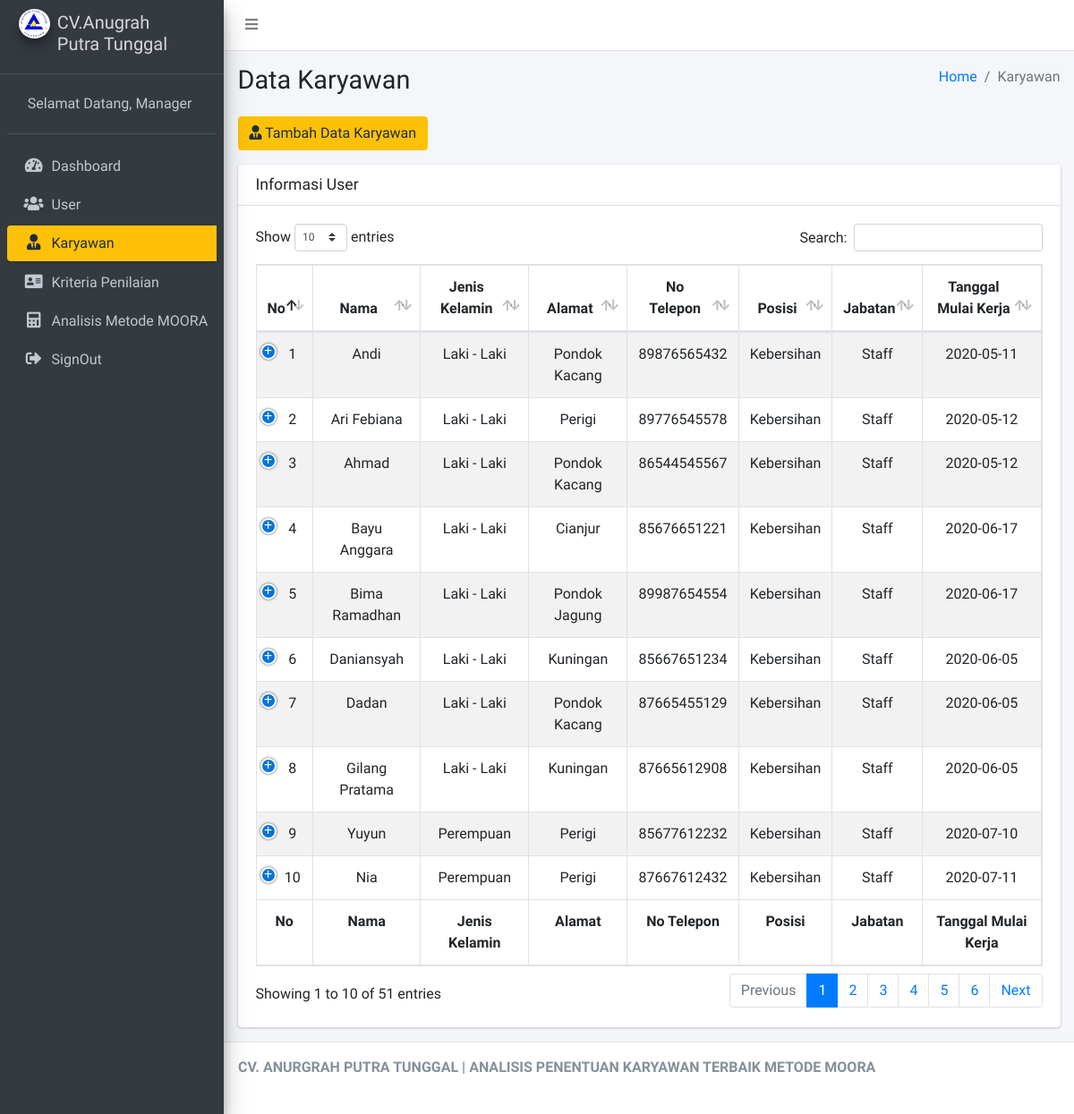
/Manager/cKaryawan (signed in), run on the app's committed database.
### tables this page shows
CREATE TABLE `tbl_karyawan` (
  `id_karyawan` int(11) NOT NULL,
  `nama_karyawan` varchar(125) NOT NULL,
  `jk_karyawan` varchar(125) NOT NULL,
  `alamat_karyawan` text NOT NULL,
  `no_hp_karyawan` varchar(125) NOT NULL,
  `divisi` varchar(125) NOT NULL,
  `jabatan` varchar(125) NOT NULL,
  `tgl_mulai` varchar(125) NOT NULL
);

### application/controllers/Manager/cKaryawan.php (called while the page is built, shortened)
<?php
class cKaryawan extends CI_Controller
{
	public function __construct()
	{
		$this->load->model('mKaryawan');
	}
	public function index()
	{
		$data = array(
			'karyawan' => $this->mKaryawan->select()
		);
		$this->load->view('Manager/Layout/head');
		$this->load->view('Manager/Layout/aside');
		$this->load->view('Manager/vKaryawan', $data);
		$this->load->view('Manager/Layout/footer');
	}
}

### index.php (called while the page is built, shortened)
<?php
require_once BASEPATH.'core/CodeIgniter.php';

### application/models/mKaryawan.php (called while the page is built, shortened)
<?php
class mKaryawan extends CI_Model
{
	public function select()
	{
		$this->db->select('*');
		$this->db->from('tbl_karyawan');
		return $this->db->get()->result();
	}
}

### application/views/Manager/vKaryawan.php (the view, shortened to what this page needs)
<div class="content-wrapper">
	<section class="content-header">
		<div class="container-fluid">
			<div class="row mb-2">
				<div class="col-sm-6">
					<h1>Data Karyawan</h1>
				</div>
				<div class="col-sm-6">
					<ol class="breadcrumb float-sm-right">
						<li class="breadcrumb-item"><a href="#">Home</a></li>
						<li class="breadcrumb-item active">Karyawan</li>
					</ol>
				</div>
			</div>
		</div>
	</section>
	<section class="content">
		<div class="container-fluid">
			<div class="row">
				<div class="col-12  ">
					<button type="button" class="btn btn-warning mb-3" data-toggle="modal" data-target="#modal-default">
						<i class="fas fa-user-tie"></i> Tambah Data Karyawan
					</button>
					<div class="card">
						<div class="card-header">
							<h3 class="card-title">Informasi User</h3>
						</div>
						<div class="card-body">
							<table id="example1" class="table table-bordered table-striped">
								<thead>
									<tr>
										<th class="text-center">No</th>
										<th class="text-center">Nama</th>
										<th class="text-center">Jenis Kelamin</th>
										<th class="text-center">Alamat</th>
										<th class="text-center">No Telepon</th>
										<th class="text-center">Posisi</th>
										<th class="text-center">Jabatan</th>
										<th class="text-center">Tanggal Mulai Kerja</th>
									</tr>
								</thead>
								<tbody>
									<?php
									$no = 1;
									foreach ($karyawan as $key => $value) {
									?>
										<tr>
											<td class="text-center"><?= $no++ ?></td>
											<td class="text-center"><?= $value->nama_karyawan ?></td>
											<td class="text-center"><?= $value->jk_karyawan ?></td>
											<td class="text-center"><?= $value->alamat_karyawan ?></td>
											<td class="text-center"><?= $value->no_hp_karyawan ?></td>
											<td class="text-center"><?= $value->divisi ?></td>
											<td class="text-center"><?= $value->jabatan ?></td>
											<td class="text-center"><?= $value->tgl_mulai ?></td>
										</tr>
									<?php
									}
									?>
								</tbody>
								<tfoot>
									<tr>
										<th class="text-center">No</th>
										<th class="text-center">Nama</th>
										<th class="text-center">Jenis Kelamin</th>
										<th class="text-center">Alamat</th>
										<th class="text-center">No Telepon</th>
										<th class="text-center">Posisi</th>
										<th class="text-center">Jabatan</th>
										<th class="text-center">Tanggal Mulai Kerja</th>
									</tr>
								</tfoot>
							</table>
						</div>
					</div>
				</div>
			</div>
		</div>
	</section>
</div>

### data on the page
tbl_karyawan: nama_karyawan "Andi", jk_karyawan "Laki - Laki", alamat_karyawan "Pondok Kacang", no_hp_karyawan "89876565432", divisi "Kebersihan", jabatan "Staff", tgl_mulai "2020-05-11"
tbl_karyawan: nama_karyawan "Ari Febiana", jk_karyawan "Laki - Laki", alamat_karyawan "Perigi", no_hp_karyawan "89776545578", divisi "Kebersihan", jabatan "Staff", tgl_mulai "2020-05-12"
tbl_karyawan: nama_karyawan "Ahmad", jk_karyawan "Laki - Laki", alamat_karyawan "Pondok Kacang", no_hp_karyawan "86544545567", divisi "Kebersihan", jabatan "Staff", tgl_mulai "2020-05-12"
tbl_karyawan: nama_karyawan "Bayu Anggara", jk_karyawan "Laki - Laki", alamat_karyawan "Cianjur", no_hp_karyawan "85676651221", divisi "Kebersihan", jabatan "Staff", tgl_mulai "2020-06-17"
tbl_karyawan: nama_karyawan "Bima Ramadhan", jk_karyawan "Laki - Laki", alamat_karyawan "Pondok Jagung", no_hp_karyawan "89987654554", divisi "Kebersihan", jabatan "Staff", tgl_mulai "2020-06-17"
tbl_karyawan: nama_karyawan "Daniansyah", jk_karyawan "Laki - Laki", alamat_karyawan "Kuningan", no_hp_karyawan "85667651234", divisi "Kebersihan", jabatan "Staff", tgl_mulai "2020-06-05"
tbl_karyawan: nama_karyawan "Dadan", jk_karyawan "Laki - Laki", alamat_karyawan "Pondok Kacang", no_hp_karyawan "87665455129", divisi "Kebersihan", jabatan "Staff", tgl_mulai "2020-06-05"
tbl_karyawan: nama_karyawan "Gilang Pratama", jk_karyawan "Laki - Laki", alamat_karyawan "Kuningan", no_hp_karyawan "87665612908", divisi "Kebersihan", jabatan "Staff", tgl_mulai "2020-06-05"
tbl_karyawan: nama_karyawan "Yuyun", jk_karyawan "Perempuan", alamat_karyawan "Perigi", no_hp_karyawan "85677612232", divisi "Kebersihan", jabatan "Staff", tgl_mulai "2020-07-10"
tbl_karyawan: nama_karyawan "Nia", jk_karyawan "Perempuan", alamat_karyawan "Perigi", no_hp_karyawan "87667612432", divisi "Kebersihan", jabatan "Staff", tgl_mulai "2020-07-11"
